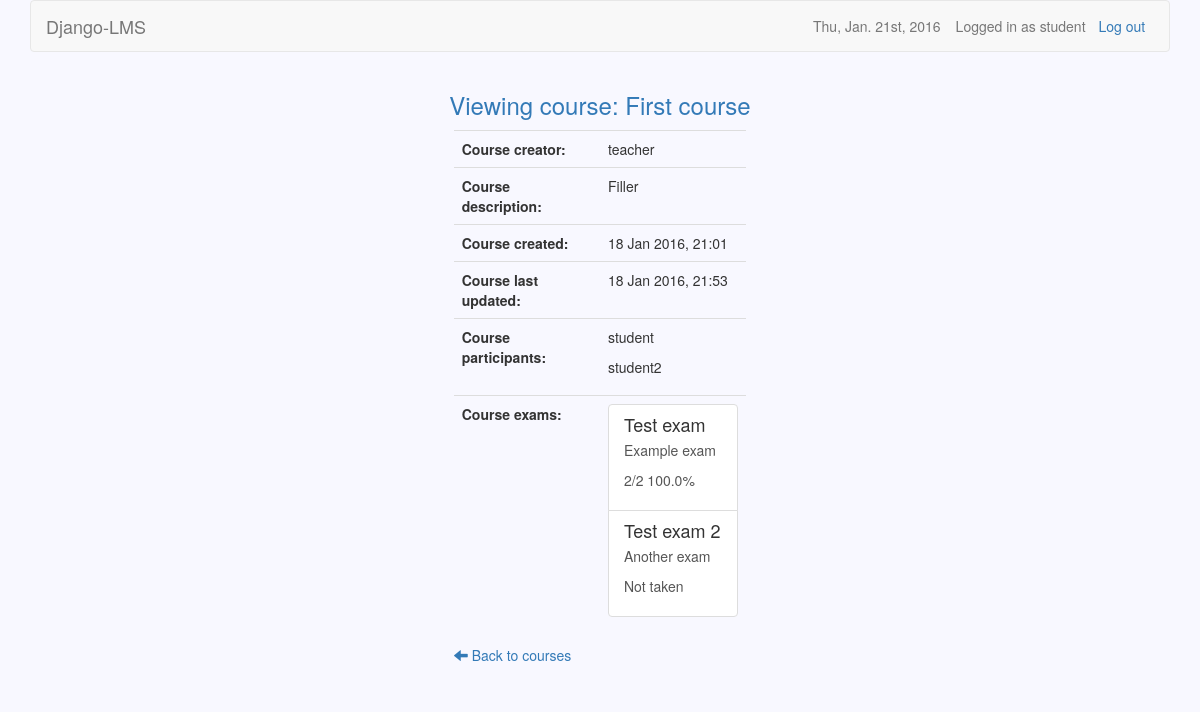
Before: /courses/1/s (signed in) with the older database file.
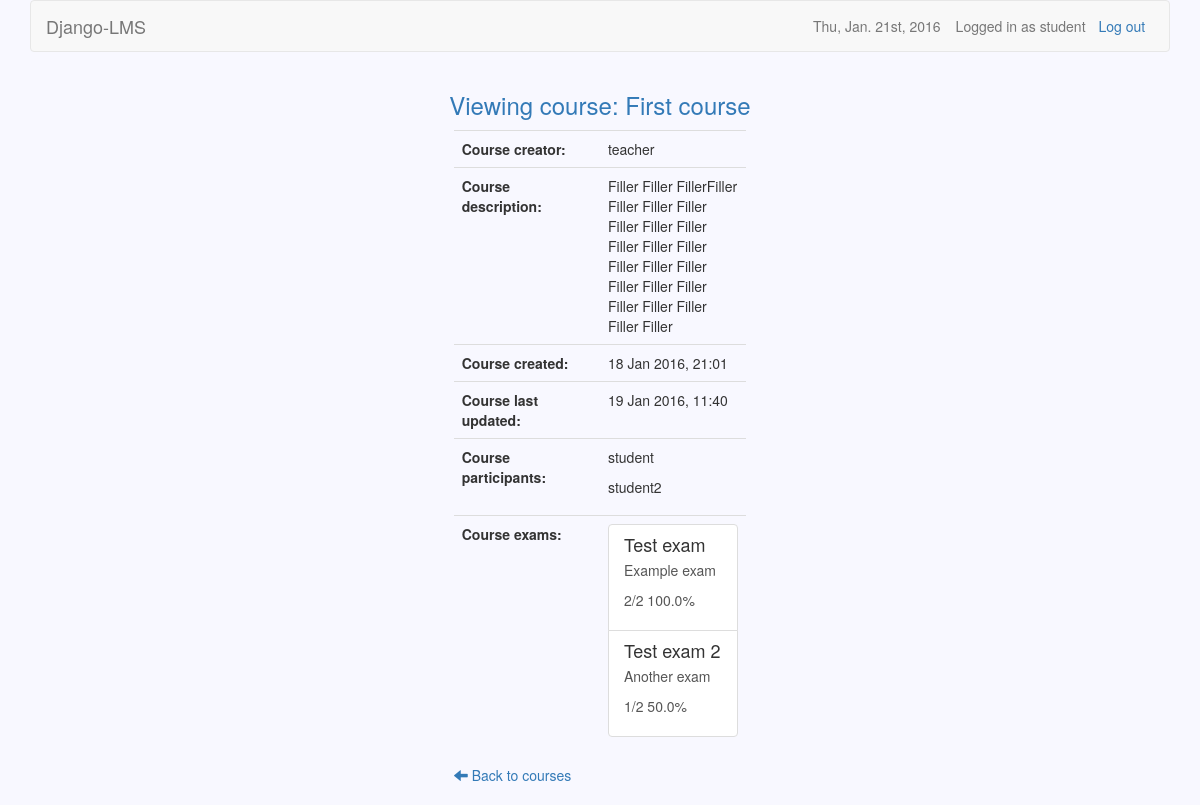
After: the same page with the newer database file.
### users/models.py (models this page shows)
class User(AbstractUser):
    is_teacher = models.BooleanField(default=False)
    created = models.DateTimeField(auto_now_add=True)

### courses/models.py (models this page shows, shortened)
class Course(models.Model):
    owner = models.CharField(max_length=30)
    name = models.CharField(max_length=30)
    description = models.TextField(blank=True)
    created = models.DateTimeField(auto_now_add=True)
    updated = models.DateTimeField(auto_now=True)
    participants = models.ManyToManyField(settings.AUTH_USER_MODEL, blank=True,
        through='Participation')

class Participation(models.Model):
    user = models.ForeignKey(settings.AUTH_USER_MODEL)
    course = models.ForeignKey(Course)

### exams/models.py (models this page shows, shortened)
class Exam(models.Model):
    owner = models.CharField(max_length=30)
    name = models.CharField(max_length=30)
    description = models.TextField(blank=True)
    created = models.DateTimeField(auto_now_add=True)
    updated = models.DateTimeField(auto_now=True)
    password = models.CharField(max_length=10, blank=True)
    time_limit = models.TimeField()
    active_from = models.DateTimeField()
    active_to = models.DateTimeField()
    course = models.ForeignKey(Course)
    category = models.CharField(max_length=30)
    question_count = models.IntegerField()
    questions = models.ManyToManyField(Question, blank=True,
        through='ExamQuestion')

### courses/views.py (the view)
# urls.py: url(r'^(?P<course_id>\d+)/s$', views.view_course, name='view_course'),
@user_passes_test(student_check)
def view_course(request, course_id):
    if (Participation.objects.filter(user=request.user, course=course_id)
        .exists()):
        course = Course.objects.get(id=course_id)
        scores = {}
        exams = Exam.objects.filter(course=course_id).order_by('active_to')
        participants = Participation.objects.filter(course=course_id)
        for exam in exams:
                try:
                    count = ExamQuestion.objects.filter(exam=exam).count()
                    score = Score.objects.get(student=request.user,
                        exam=exam).score
                    scores[exam] = format_score(score, count)
                except ObjectDoesNotExist:
                    scores[exam] = "Not taken"
        return render(request, 'view_course.html', {'course': course,
            'participants': participants, 'exams': exams, 'scores': scores})
    else:
        return redirect('/courses/s')

### courses/templatetags/get_item.py (called while the page is built)
@register.filter
def get_item(dictionary, key):
    return dictionary.get(key)

### courses/views.py (called while the page is built)
def student_check(user):
    return not user.is_teacher

def format_score(score, count):
    percentage = str(float(score) / float(count) * 100) + '%'
    return str(score) + '/' + str(count) + ' ' + percentage

### courses/templates/view_course.html
{% extends 'base.html' %}
{% load get_item %}
{% block header_text %}Viewing course: {{ course.name }}{% endblock %}
{% block dashboard %}
	<table class="table table-hover">
		<tr>
			<th>Course creator:</th>
			<td>{{ course.owner }}</td>
		</tr>
		<tr>
			<th>Course description:</th>
			<td>{{ course.description }}</td>
		</tr>
		<tr>
			<th>Course created:</th>
			<td>{{ course.created|date }}</td>
		</tr>
		<tr>
			<th>Course last updated:</th>
			<td>{{ course.updated|date }}</td>
		</tr>
		<tr>
			<th>Course participants:</th>
			<td>
				{% for participant in participants %}
					<p>{{ participant.user }}</p>
				{% endfor %}
			</td>
		</tr>
		<tr>
			<th>Course exams:</th>
			<td>
				{% for exam in exams %}
					<a class="list-group-item" href="{% url 'view_exam' course.id exam.id %}">
						<h4 class="list-group-item-heading">{{ exam.name }}</h4>
						<p class="list-group-item-description">{{ exam.description }}</p>
						<p class="list-group-item-description"> {{ scores|get_item:exam }}</p>
					</a>
				{% endfor %}
			</td>
		</tr>
	</table>
	<a href="{% url 'student_page' %}">
		<span class="glyphicon glyphicon-arrow-left"></span>
		Back to courses
	</a>
{% endblock %}

### django-lms/templates/base.html (shortened to what this page needs)
{% load staticfiles %}
<!DOCTYPE html>
<html>
    <head>
        <link href="/static/bootstrap/css/bootstrap.min.css" rel="stylesheet">
        <link href="/static/jquery.datetimepicker.css" rel="stylesheet">
        <link href="/static/base.css" rel="stylesheet">
	</head>
    <body>
        <div class="container">
            <nav class="navbar navbar-default" role="navigation">
                {% if user.is_active %}
                    {% if user.is_teacher %}
                        <a class="navbar-brand" href="{% url 'teacher_page' %}">Django-LMS</a>
                    {% else %}
                        <a class="navbar-brand" href="{% url 'student_page' %}">Django-LMS</a>
                    {% endif %}
                    <a class="btn navbar-btn navbar-right" id="logout" href="{% url 'logout' %}">Log out</a>
                    <span class="navbar-text navbar-right">Logged in as {{ user.username }}</span>
                    <span class="navbar-text navbar-right">{% now "D, M. jS, Y" %}</span>
                {% else %}
                    <a class="navbar-brand" href="/">Django-LMS</a>
                    <a class="btn navbar-btn navbar-right" id="login" href="{% url 'login' %}">Log in</a>
                    <a class="btn navbar-btn navbar-right" id="signup" href="{% url 'signup' %}">Sign up</a>
                {% endif %}
            </nav>
            <div class="row">
                <h3 class="text-primary text-center">{% block header_text %}{% endblock %}</h3>
                <div class="list-group center">
                    {% block dashboard %}{% endblock %}
                </div>
            </div>
        </div>
    </body>
</html>

### django-lms/static/base.css (style rules this page uses)
body { background-color: #F8F8FF; }
#login, #logout { margin-right: 1%; padding-right: 1%; }
table { table-layout:fixed; width: 70%; }
td { word-wrap:break-word; }
.list-group-item-description { overflow: hidden; text-overflow: ellipsis; }
.center { width: 25%; margin-top: 1%; margin-left: auto; margin-right: auto; }

Changed rows visible on the page:
changed Course "First course": description "Filler" → "Filler Filler FillerFiller Filler Filler Filler Filler Filler Filler Filler Filler Filler Filler Filler Filler Filler Filler Filler Filler Filler Filler Filler Filler"; updated "18 Jan 2016, 21:53" → "19 Jan 2016, 11:40"
computed for Exam "Test exam 2": id "Not taken" → "1/2 50.0%"
